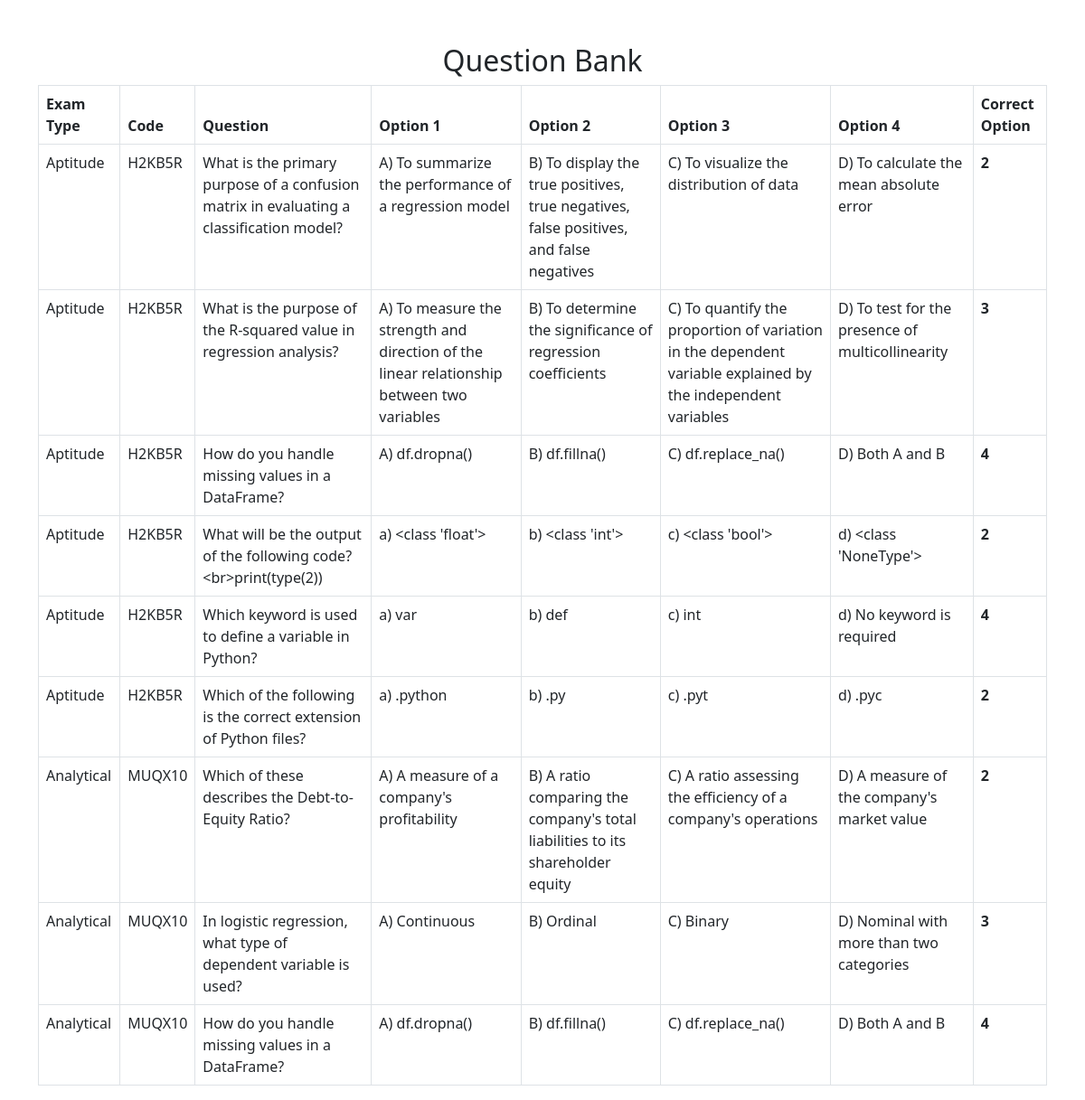
Page /view_question_bank.php on the committed database.
### tables this page shows
CREATE TABLE `question_bank` (
  `id` int(11) NOT NULL,
  `question_id` int(9) NOT NULL,
  `exam_type` varchar(50) DEFAULT NULL,
  `code` varchar(6) DEFAULT NULL,
  `question` text DEFAULT NULL,
  `option1` text DEFAULT NULL,
  `option2` text DEFAULT NULL,
  `option3` text DEFAULT NULL,
  `option4` text DEFAULT NULL,
  `correct_option` int(11) DEFAULT NULL
);

### view_question_bank.php (the view, shortened to what this page needs)
<?php
include 'conn.php';
$query = "SELECT * FROM question_bank ORDER BY id DESC";
$result = $conn->query($query);
?>
<!DOCTYPE html>
<html lang="en">
<head>
    <link rel="stylesheet" href="https://cdn.jsdelivr.net/npm/bootstrap@5.3.0/dist/css/bootstrap.min.css">
</head>
<body>
    <div class="container mt-5">
        <h2 class="text-center">Question Bank</h2>
        <table class="table table-bordered">
            <thead>
                <tr>
                    <th>Exam Type</th>
                    <th>Code</th>
                    <th>Question</th>
                    <th>Option 1</th>
                    <th>Option 2</th>
                    <th>Option 3</th>
                    <th>Option 4</th>
                    <th>Correct Option</th>
                </tr>
            </thead>
            <tbody>
                <?php while ($row = $result->fetch_assoc()): ?>
                    <tr>
                        <td><?= htmlspecialchars($row['exam_type']); ?></td>
                        <td><?= htmlspecialchars($row['code']); ?></td>
                        <td><?= htmlspecialchars($row['question']); ?></td>
                        <td><?= htmlspecialchars($row['option1']); ?></td>
                        <td><?= htmlspecialchars($row['option2']); ?></td>
                        <td><?= htmlspecialchars($row['option3']); ?></td>
                        <td><?= htmlspecialchars($row['option4']); ?></td>
                        <td><strong><?= $row['correct_option']; ?></strong></td>
                    </tr>
                <?php endwhile; ?>
            </tbody>
        </table>
    </div>
</body>
</html>

### rows in the picture
question_bank: exam_type "Aptitude", code "H2KB5R", question "What is the primary purpose of a confusion matrix in evaluating a classification model?", option1 "A) To summarize the performance of a regression model", option2 "B) To display the true positives, true negatives, false positives, and false negatives", option3 "C) To visualize the distribution of data", option4 "D) To calculate the mean absolute error", correct_option "2"
question_bank: exam_type "Aptitude", code "H2KB5R", question "What is the purpose of the R-squared value in regression analysis?", option1 "A) To measure the strength and direction of the linear relationship between two variables", option2 "B) To determine the significance of regression coefficients", option3 "C) To quantify the proportion of variation in the dependent variable explained by the independent variables", option4 "D) To test for the presence of multicollinearity", correct_option "3"
question_bank: exam_type "Aptitude", code "H2KB5R", question "How do you handle missing values in a DataFrame?", option1 "A) df.dropna()", option2 "B) df.fillna()", option3 "C) df.replace_na()", option4 "D) Both A and B", correct_option "4"
question_bank: exam_type "Aptitude", code "H2KB5R", question "What will be the output of the following code?<br>print(type(2))", option1 "a) <class 'float'>", option2 "b) <class 'int'>", option3 "c) <class 'bool'>", option4 "d) <class 'NoneType'>", correct_option "2"
question_bank: exam_type "Aptitude", code "H2KB5R", question "Which keyword is used to define a variable in Python?", option1 "a) var", option2 "b) def", option3 "c) int", option4 "d) No keyword is required", correct_option "4"
question_bank: exam_type "Aptitude", code "H2KB5R", question "Which of the following is the correct extension of Python files?", option1 "a) .python", option2 "b) .py", option3 "c) .pyt", option4 "d) .pyc", correct_option "2"
question_bank: exam_type "Analytical", code "MUQX10", question "Which of these describes the Debt-to-Equity Ratio?", option1 "A) A measure of a company's profitability", option2 "B) A ratio comparing the company's total liabilities to its shareholder equity", option3 "C) A ratio assessing the efficiency of a company's operations", option4 "D) A measure of the company's market value", correct_option "2"
question_bank: exam_type "Analytical", code "MUQX10", question "In logistic regression, what type of dependent variable is used?", option1 "A) Continuous", option2 "B) Ordinal", option3 "C) Binary", option4 "D) Nominal with more than two categories", correct_option "3"
question_bank: exam_type "Analytical", code "MUQX10", question "How do you handle missing values in a DataFrame?", option1 "A) df.dropna()", option2 "B) df.fillna()", option3 "C) df.replace_na()", option4 "D) Both A and B", correct_option "4"
